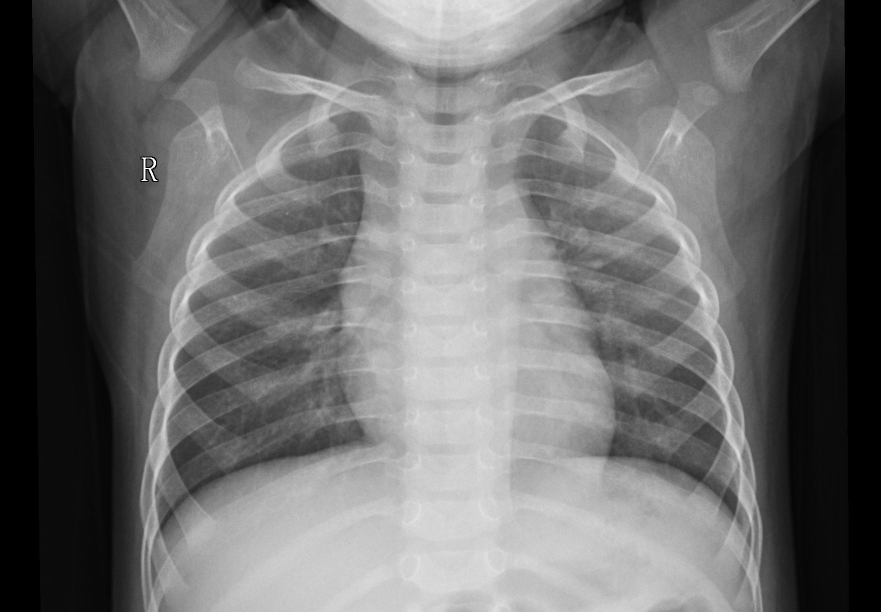
#> input picture Image-preprocessing/NORMAL2-IM-0035-0001.jpeg, 1762 x 1224 px (shown at 1/2 size); its folder holds only this picture in this run
$ python -i main.py   (imports and definitions only)   (older library calls are emulated)
#> lines starting #> are read from the running program, lines starting #| are printed output that depends on the picture; long printed decimals are rounded
from tkinter import *
import os
from PIL import Image, ImageTk
from tkinter import filedialog
from pymsgbox import *
import pandas as pd
import csv
from tkinter import messagebox
import cv2
import numpy as np


def endprogram():
	print ("\nProgram terminated!")
	sys.exit()

def getImage():
    global df

    import_file_path = filedialog.askopenfilename()
#> the answer given: NORMAL2-IM-0035-0001.jpeg


    image = cv2.imread(import_file_path)
#> image is the input picture: shape (1224, 1762, 3); min 0, max 255, mean 110.2
    cv2.imshow('Original image',image)
    image = cv2.resize(image, (256,256))
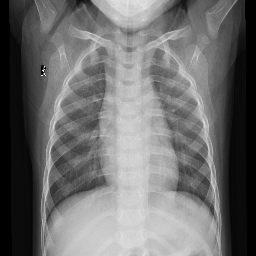
#> image: shape (256, 256, 3); min 0, max 255, mean 110.1
    gray = cv2.cvtColor(image, cv2.COLOR_BGR2GRAY)

    cv2.imshow('Resized',image)
    cv2.imshow('Gray image', gray)
    #import_file_path = filedialog.askopenfilename()
    print(import_file_path)
    fnm=os.path.basename(import_file_path)
    print(os.path.basename(import_file_path))


    from PIL import Image, ImageOps

    im = Image.open(import_file_path)
    im_invert = ImageOps.invert(im)
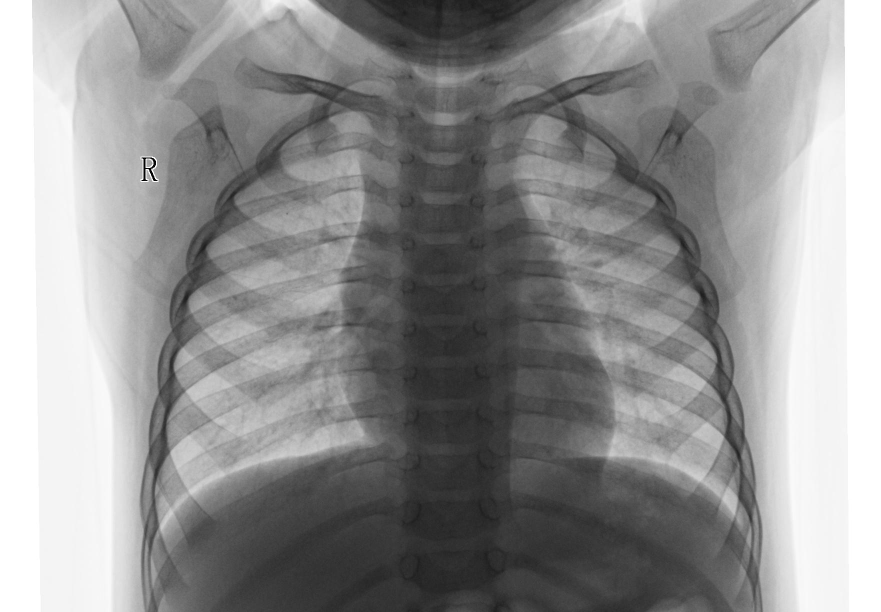
#> im_invert: PIL image 1762x1224 L (shown at 1/2 size); min 0, max 255, mean 144.8
    im = Image.open(import_file_path).convert('RGB')
    im_invert = ImageOps.invert(im)
#> im_invert: PIL image 1762x1224 RGB

    """"-----------------------------------------------"""

    img = image

    gray = cv2.cvtColor(img, cv2.COLOR_BGR2GRAY)
    cv2.imshow('Original image',img)
    cv2.imshow('Gray image', gray)
    dst = cv2.fastNlMeansDenoisingColored(img,None,10,10,7,21)
    cv2.imshow("Nosie Removal",dst)
    import numpy as np
    from skimage import feature, io
    from sklearn import preprocessing

    img = io.imread(fnm,  as_gray=True)

    S = preprocessing.MinMaxScaler((0,11)).fit_transform(img).astype(int)
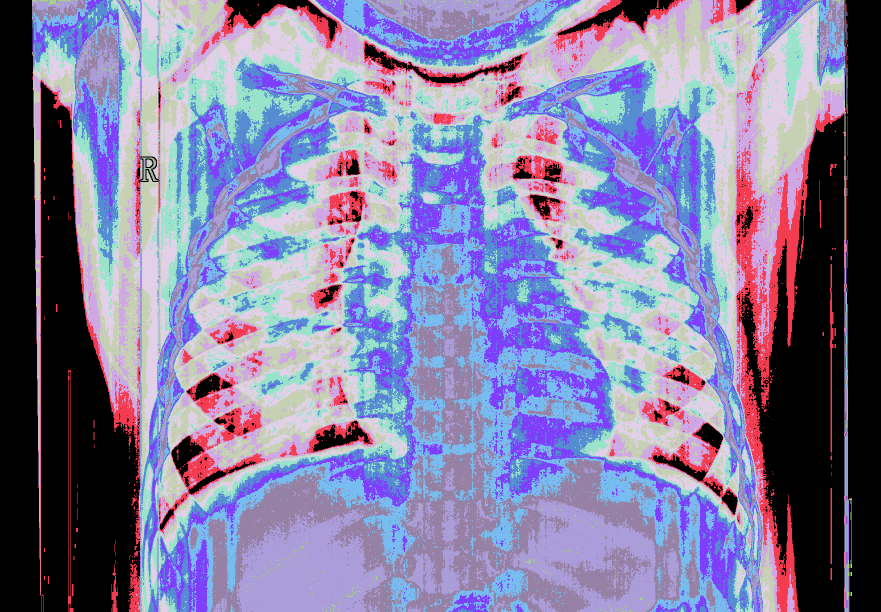
#> S: shape (1224, 1762) int64 (shown at 1/2 size); 12 distinct labels, from 0 to 11; one colour per label, 0 black
    Grauwertmatrix = feature.greycomatrix(S, [1,2,3], [0, np.pi/4, np.pi/2, 3*np.pi/4], levels=12, symmetric=False, normed=True)

    ContrastStats = feature.greycoprops(Grauwertmatrix, 'contrast')
#> ContrastStats = [[0.248, 0.292, 0.121, 0.295], [0.472, 0.292, 0.218, 0.295], [0.657, 0.542, 0.297, 0.549]]
    CorrelationtStats = feature.greycoprops(Grauwertmatrix, 'correlation')
#> CorrelationtStats = [[0.989, 0.987, 0.994, 0.986], [0.978, 0.987, 0.99, 0.986], [0.97, 0.975, 0.986, 0.975]]
    HomogeneityStats = feature.greycoprops(Grauwertmatrix, 'homogeneity')
#> HomogeneityStats = [[0.925, 0.906, 0.944, 0.907], [0.879, 0.906, 0.906, 0.907], [0.849, 0.857, 0.881, 0.857]]
    #print(ContrastStats)
    ASMStats = feature.greycoprops(Grauwertmatrix, 'ASM')
#> ASMStats = [[0.0861, 0.0816, 0.0912, 0.0816], [0.0756, 0.0816, 0.0818, 0.0816], [0.0698, 0.0715, 0.0769, 0.0716]]

    glcm=[np.mean(ContrastStats), np.mean(CorrelationtStats), np.mean(ASMStats), np.mean(HomogeneityStats)]
#> glcm = [0.356, 0.984, 0.0792, 0.894]
    print("Feature Point:"+str(glcm))
#| Feature Point:[0.3565, 0.9835, 0.07923, 0.8937]
    #imshow(glcm, cmap='gray');


# Designing popup for user not found


def main_account_screen():
    global main_screen
    main_screen = Tk()
    width = 600
    height = 300
    screen_width = main_screen.winfo_screenwidth()
    screen_height = main_screen.winfo_screenheight()
    x = (screen_width/2) - (width/2)
    y = (screen_height/2) - (height/2)
    main_screen.geometry("%dx%d+%d+%d" % (width, height, x, y))
    main_screen.resizable(0, 0)
    #main_screen.geometry("300x250")
    main_screen.title("COVID Classification Pre-Processing")


    Label( text="COVID Classification Pre-Processing", bg="turquoise", width="300", height="5", font=("Calibri", 16)).pack()

    Button(main_screen,text='''Select Input Image''',font =('Verdana', 15), height="2", width="30", command = getImage).pack()
    Label(text="").pack()


    main_screen.mainloop()


# [1 line not run here, left out]

>>> result = getImage()

$ run again, on Image-preprocessing/NORMAL2-IM-0058-0001.jpeg
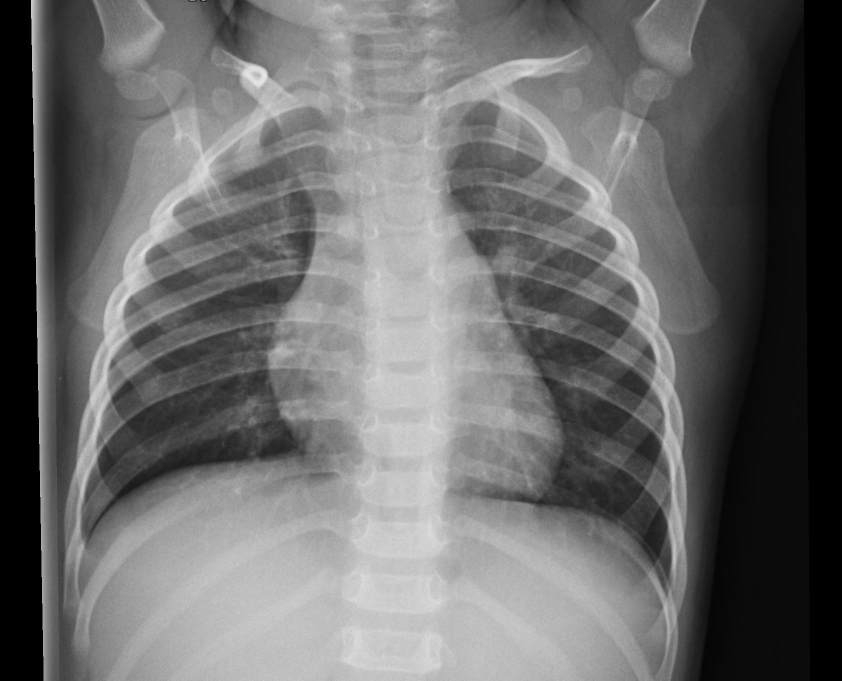
#> input picture Image-preprocessing/NORMAL2-IM-0058-0001.jpeg, 1683 x 1361 px (shown at 1/2 size)
#> in getImage, image is the input picture: shape (1361, 1683, 3); min 0, max 255, mean 107.7
#> image: shape (256, 256, 3)
#> in getImage, `im_invert = ImageOps.invert(im)`:
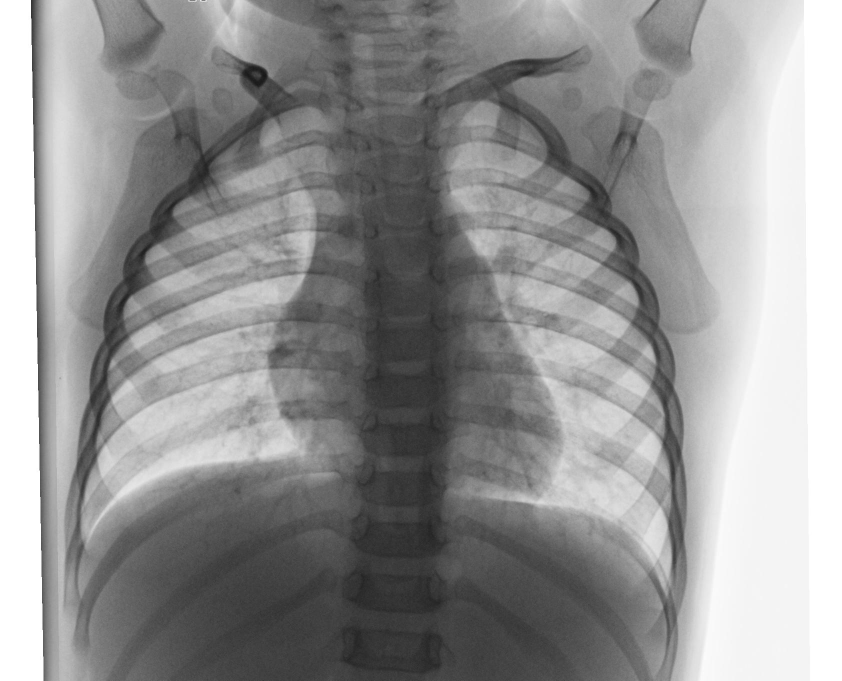
#> im_invert: PIL image 1683x1361 L (shown at 1/2 size); min 0, max 255, mean 147.3
#> in getImage, `S = preprocessing.MinMaxScaler((0,11)).fit_transform(img).astype(int)`:
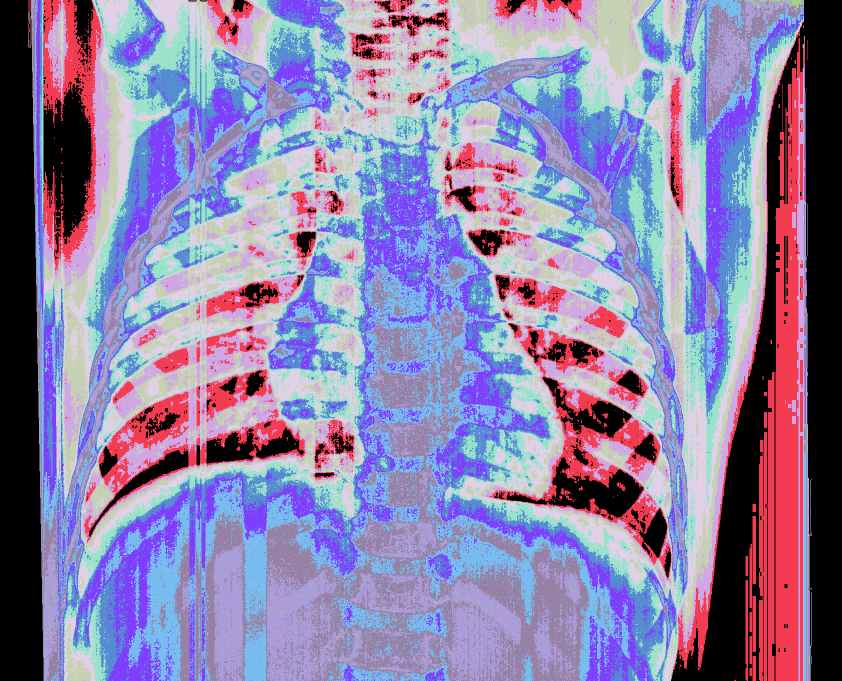
#> S: shape (1361, 1683) int64 (shown at 1/2 size); 12 distinct labels, from 0 to 11; one colour per label, 0 black
#> ContrastStats = [[0.316, 0.361, 0.135, 0.363], [0.577, 0.361, 0.232, 0.363], [0.807, 0.642, 0.306, 0.643]]
#> CorrelationtStats = [[0.985, 0.982, 0.993, 0.982], [0.972, 0.982, 0.989, 0.982], [0.96, 0.969, 0.985, 0.969]]
#> HomogeneityStats = [[0.909, 0.888, 0.935, 0.889], [0.857, 0.888, 0.893, 0.889], [0.824, 0.835, 0.869, 0.836]]
#> ASMStats = [[0.0696, 0.0647, 0.0762, 0.0649], [0.0583, 0.0647, 0.066, 0.0649], [0.0525, 0.0543, 0.0611, 0.0546]]
#> glcm = [0.425, 0.979, 0.0627, 0.876]
#| Feature Point:[0.4254, 0.9792, 0.06266, 0.8759]

$ run again, on Image-preprocessing/NORMAL2-IM-0052-0001.jpeg
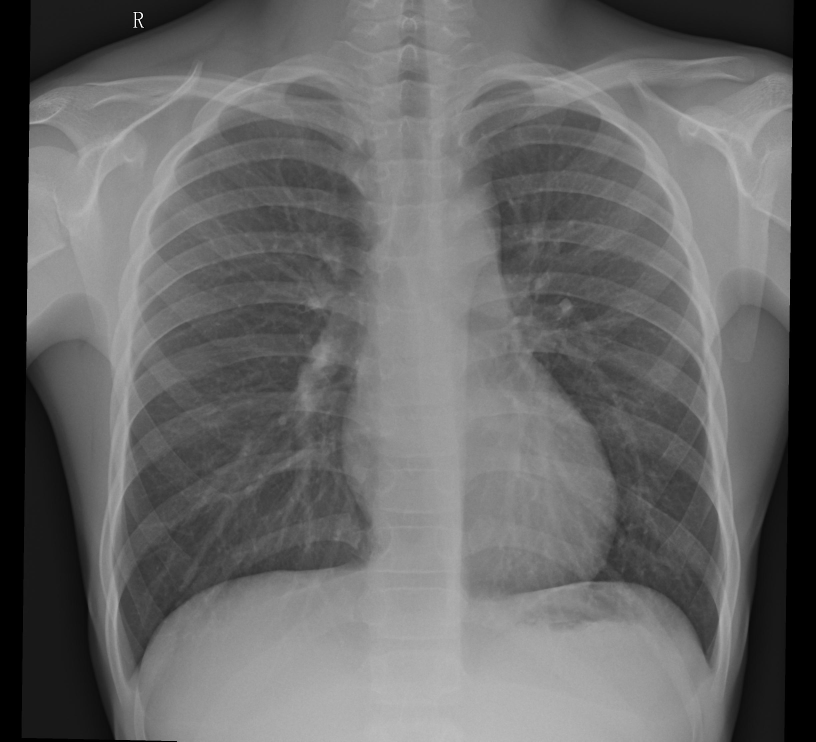
#> input picture Image-preprocessing/NORMAL2-IM-0052-0001.jpeg, 2446 x 2224 px (shown at 1/3 size)
#> in getImage, image is the input picture: shape (2224, 2446, 3); min 0, max 255, mean 104.1
#> image: shape (256, 256, 3)
#> in getImage, `im_invert = ImageOps.invert(im)`:
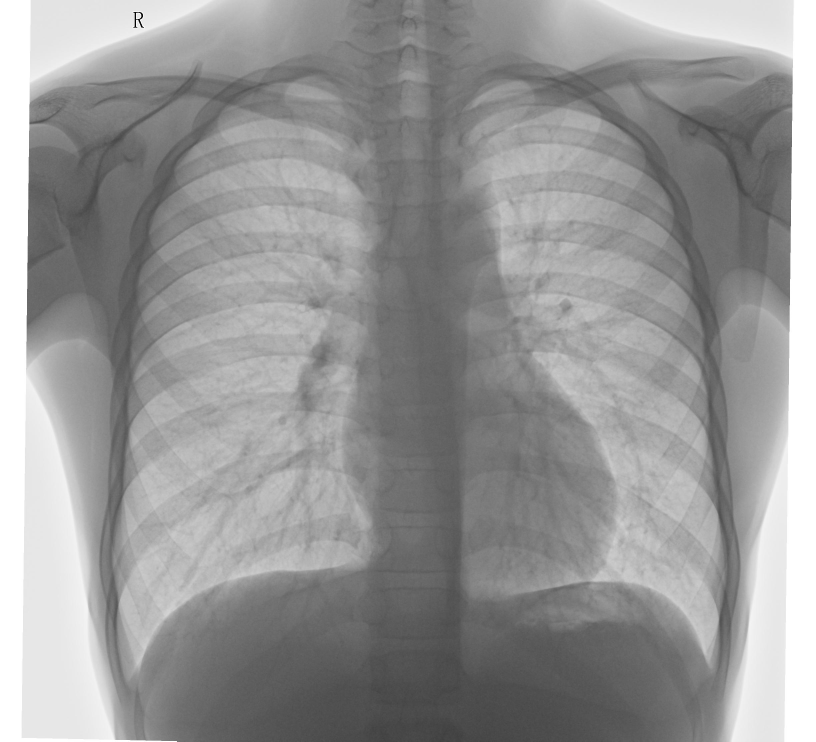
#> im_invert: PIL image 2446x2224 L (shown at 1/3 size); min 0, max 255, mean 150.9
#> in getImage, `S = preprocessing.MinMaxScaler((0,11)).fit_transform(img).astype(int)`:
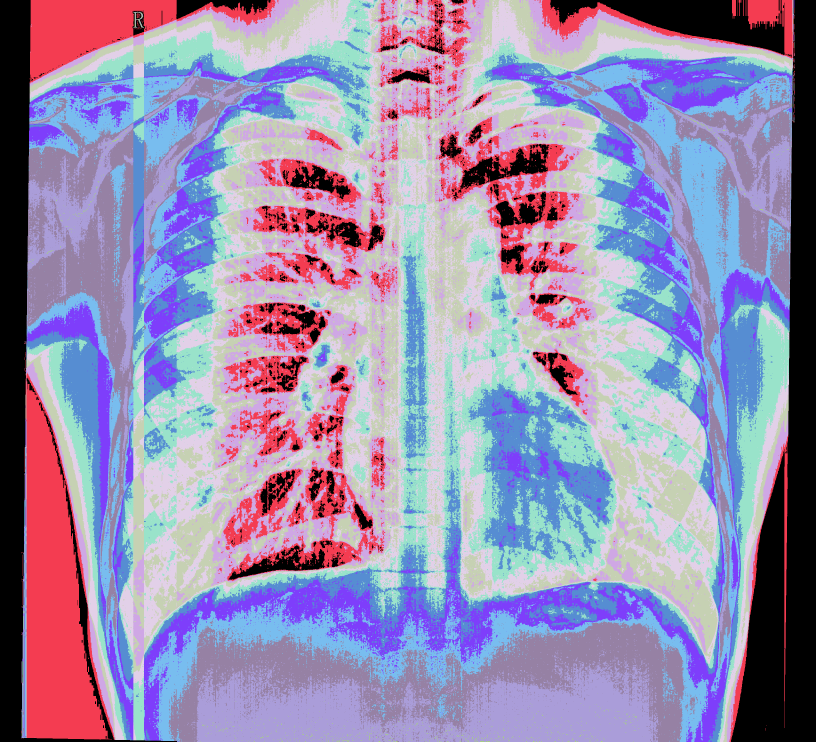
#> S: shape (2224, 2446) int64 (shown at 1/3 size); 12 distinct labels, from 0 to 11; one colour per label, 0 black
#> ContrastStats = [[0.157, 0.189, 0.0849, 0.188], [0.272, 0.189, 0.149, 0.188], [0.371, 0.317, 0.195, 0.316]]
#> CorrelationtStats = [[0.992, 0.99, 0.996, 0.99], [0.986, 0.99, 0.992, 0.99], [0.98, 0.983, 0.99, 0.983]]
#> HomogeneityStats = [[0.948, 0.934, 0.96, 0.934], [0.916, 0.934, 0.93, 0.934], [0.893, 0.898, 0.91, 0.898]]
#> ASMStats = [[0.0766, 0.0724, 0.0801, 0.0724], [0.0673, 0.0724, 0.0711, 0.0724], [0.0616, 0.0626, 0.0657, 0.0627]]
#> glcm = [0.218, 0.988, 0.0698, 0.924]
#| Feature Point:[0.2181, 0.9885, 0.06978, 0.9242]
